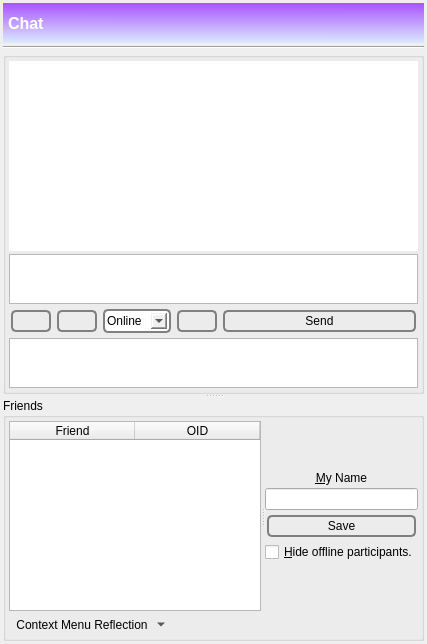
      <widget class="QWidget" name="tab_chat">
       <attribute name="icon">
        <iconset resource="../Icons/icons.qrc">
         <normaloff>:/nuvola/chat_t.png</normaloff>:/nuvola/chat_t.png</iconset>
       </attribute>
       <attribute name="title">
        <string/>
       </attribute>
       <attribute name="toolTip">
        <string>Chat</string>
       </attribute>
       <layout class="QVBoxLayout" name="verticalLayout_18">
        <property name="spacing">
         <number>3</number>
        </property>
        <property name="margin">
         <number>0</number>
        </property>
        <item>
         <widget class="QWidget" name="layouttab" native="true">
          <property name="sizePolicy">
           <sizepolicy hsizetype="Expanding" vsizetype="Expanding">
            <horstretch>0</horstretch>
            <verstretch>0</verstretch>
           </sizepolicy>
          </property>
          <layout class="QVBoxLayout" name="verticalLayout_20">
           <property name="spacing">
            <number>3</number>
           </property>
           <property name="margin">
            <number>3</number>
           </property>
           <item>
            <widget class="QLabel" name="banderole_chat">
             <property name="minimumSize">
              <size>
               <width>0</width>
               <height>40</height>
              </size>
             </property>
             <property name="font">
              <font>
               <pointsize>12</pointsize>
               <weight>75</weight>
               <bold>true</bold>
              </font>
             </property>
             <property name="autoFillBackground">
              <bool>false</bool>
             </property>
             <property name="styleSheet">
              <string notr="true">background-color: qlineargradient(spread:reflect, x1:0.023, y1:0.988636, x2:0.028, y2:0.011, stop:0 rgba(218, 232, 255, 255), stop:1 rgba(170, 85, 255, 255));

color: rgb(255, 255, 255);


</string>
             </property>
             <property name="text">
              <string>Chat</string>
             </property>
             <property name="margin">
              <number>0</number>
             </property>
             <property name="indent">
              <number>5</number>
             </property>
            </widget>
           </item>
           <item>
            <widget class="Line" name="line_7">
             <property name="orientation">
              <enum>Qt::Horizontal</enum>
             </property>
            </widget>
           </item>
           <item>
            <widget class="QSplitter" name="splitter_2">
             <property name="sizePolicy">
              <sizepolicy hsizetype="Preferred" vsizetype="Expanding">
               <horstretch>0</horstretch>
               <verstretch>0</verstretch>
              </sizepolicy>
             </property>
             <property name="orientation">
              <enum>Qt::Vertical</enum>
             </property>
             <property name="childrenCollapsible">
              <bool>false</bool>
             </property>
             <widget class="QSplitter" name="splitter">
              <property name="orientation">
               <enum>Qt::Vertical</enum>
              </property>
              <property name="childrenCollapsible">
               <bool>false</bool>
              </property>
              <widget class="QGroupBox" name="groupBox_9">
               <property name="title">
                <string/>
               </property>
               <layout class="QVBoxLayout" name="verticalLayout_12">
                <property name="spacing">
                 <number>3</number>
                </property>
                <property name="margin">
                 <number>3</number>
                </property>
                <item>
                 <widget class="QTextBrowser" name="messages">
                  <property name="autoFillBackground">
                   <bool>false</bool>
                  </property>
                  <property name="frameShape">
                   <enum>QFrame::NoFrame</enum>
                  </property>
                  <property name="tabChangesFocus">
                   <bool>true</bool>
                  </property>
                  <property name="html">
                   <string>&lt;!DOCTYPE HTML PUBLIC &quot;-//W3C//DTD HTML 4.0//EN&quot; &quot;http://www.w3.org/TR/REC-html40/strict.dtd&quot;&gt;
&lt;html&gt;&lt;head&gt;&lt;meta name=&quot;qrichtext&quot; content=&quot;1&quot; /&gt;&lt;style type=&quot;text/css&quot;&gt;
p, li { white-space: pre-wrap; }
&lt;/style&gt;&lt;/head&gt;&lt;body style=&quot; font-family:'Noto Sans'; font-size:9pt; font-weight:400; font-style:normal;&quot;&gt;
&lt;p style=&quot;-qt-paragraph-type:empty; margin-top:0px; margin-bottom:0px; margin-left:0px; margin-right:0px; -qt-block-indent:0; text-indent:0px; font-family:'MS Shell Dlg 2'; font-size:8pt;&quot;&gt;&lt;br /&gt;&lt;/p&gt;&lt;/body&gt;&lt;/html&gt;</string>
                  </property>
                 </widget>
                </item>
                <item>
                 <widget class="spoton_textedit" name="message">
                  <property name="maximumSize">
                   <size>
                    <width>16777215</width>
                    <height>50</height>
                   </size>
                  </property>
                  <property name="styleSheet">
                   <string notr="true">background-color: qlineargradient(x1: 0, y1: 0, x2: 0, y2: 1,
                                   stop: 0 #ffffc3, stop: 1 #FFFFFF);


</string>
                  </property>
                  <property name="tabChangesFocus">
                   <bool>true</bool>
                  </property>
                  <property name="acceptRichText">
                   <bool>false</bool>
                  </property>
                 </widget>
                </item>
                <item>
                 <layout class="QHBoxLayout" name="horizontalLayout_10">
                  <property name="spacing">
                   <number>2</number>
                  </property>
                  <item>
                   <widget class="QPushButton" name="clearMessages">
                    <property name="toolTip">
                     <string>Clear chat.</string>
                    </property>
                    <property name="styleSheet">
                     <string notr="true">QPushButton {
 border: 2px solid gray;
 background-color: qlineargradient(x1: 0, y1: 0, x2: 0, y2: 1,
                                   stop: 0 #E0E0E0, stop: 1 #FFFFFF);
 border-radius: 5px;
 margin: 2px;
 padding: 2px;
 }



QPushButton:hover { 
background-color: qlineargradient(x1: 0, y1: 0, x2: 0, y2: 1,
                                   stop: 0 rgb(254,229,172), stop: 1 #FFFFFF);
background-position: top center; } 

QPushButton:pressed {
     background-color: darkgrey;
     border-style: inset;
 }</string>
                    </property>
                    <property name="text">
                     <string/>
                    </property>
                    <property name="icon">
                     <iconset resource="../Icons/icons.qrc">
                      <normaloff>:/nuvola/clear.png</normaloff>:/nuvola/clear.png</iconset>
                    </property>
                    <property name="iconSize">
                     <size>
                      <width>40</width>
                      <height>40</height>
                     </size>
                    </property>
                    <property name="flat">
                     <bool>false</bool>
                    </property>
                   </widget>
                  </item>
                  <item>
                   <widget class="QPushButton" name="copyrepleo_chat">
                    <property name="toolTip">
                     <string>Copy the Chat-Repleo of the selected friend.</string>
                    </property>
                    <property name="styleSheet">
                     <string notr="true">QPushButton {
 border: 2px solid gray;
 background-color: qlineargradient(x1: 0, y1: 0, x2: 0, y2: 1,
                                   stop: 0 #E0E0E0, stop: 1 #FFFFFF);
 border-radius: 5px;
 margin: 2px;
 padding: 2px;
 }



QPushButton:hover { 
background-color: qlineargradient(x1: 0, y1: 0, x2: 0, y2: 1,
                                   stop: 0 rgb(254,229,172), stop: 1 #FFFFFF);
background-position: top center; } 

QPushButton:pressed {
     background-color: darkgrey;
     border-style: inset;
 }</string>
                    </property>
                    <property name="text">
                     <string/>
                    </property>
                    <property name="icon">
                     <iconset resource="../Icons/icons.qrc">
                      <normaloff>:/generic/repleo-chat.png</normaloff>:/generic/repleo-chat.png</iconset>
                    </property>
                    <property name="iconSize">
                     <size>
                      <width>40</width>
                      <height>40</height>
                     </size>
                    </property>
                    <property name="flat">
                     <bool>false</bool>
                    </property>
                   </widget>
                  </item>
                  <item>
                   <widget class="QComboBox" name="status">
                    <property name="toolTip">
                     <string>Set your status.</string>
                    </property>
                    <property name="styleSheet">
                     <string notr="true">QComboBox#status {
 border: 2px solid gray;
 background-color: qlineargradient(x1: 0, y1: 0, x2: 0, y2: 1,
                                   stop: 0 #E0E0E0, stop: 1 #FFFFFF);
 border-radius: 5px;
 margin: 2px;
 padding: 2px;
 
 }


QComboBox#status:hover { 
background-color: qlineargradient(x1: 0, y1: 0, x2: 0, y2: 1,
                                   stop: 0 rgb(254,229,172), stop: 1 #FFFFFF);
background-position: top center; } </string>
                    </property>
                    <property name="currentIndex">
                     <number>4</number>
                    </property>
                    <property name="maxCount">
                     <number>2100</number>
                    </property>
                    <property name="sizeAdjustPolicy">
                     <enum>QComboBox::AdjustToContents</enum>
                    </property>
                    <property name="iconSize">
                     <size>
                      <width>20</width>
                      <height>40</height>
                     </size>
                    </property>
                    <item>
                     <property name="text">
                      <string>Away</string>
                     </property>
                     <property name="icon">
                      <iconset resource="../Icons/icons.qrc">
                       <normaloff>:/nuvola/away.png</normaloff>:/nuvola/away.png</iconset>
                     </property>
                    </item>
                    <item>
                     <property name="text">
                      <string>Busy</string>
                     </property>
                     <property name="icon">
                      <iconset resource="../Icons/icons.qrc">
                       <normaloff>:/nuvola/busy.png</normaloff>:/nuvola/busy.png</iconset>
                     </property>
                    </item>
                    <item>
                     <property name="text">
                      <string>Custom</string>
                     </property>
                     <property name="icon">
                      <iconset resource="../Icons/icons.qrc">
                       <normaloff>:/nuvola/chat.png</normaloff>:/nuvola/chat.png</iconset>
                     </property>
                    </item>
                    <item>
                     <property name="text">
                      <string>Offline</string>
                     </property>
                     <property name="icon">
                      <iconset resource="../Icons/icons.qrc">
                       <normaloff>:/nuvola/offline.png</normaloff>:/nuvola/offline.png</iconset>
                     </property>
                    </item>
                    <item>
                     <property name="text">
                      <string>Online</string>
                     </property>
                     <property name="icon">
                      <iconset resource="../Icons/icons.qrc">
                       <normaloff>:/nuvola/online.png</normaloff>:/nuvola/online.png</iconset>
                     </property>
                    </item>
                   </widget>
                  </item>
                  <item>
                   <widget class="QPushButton" name="melodica">
                    <property name="toolTip">
                     <string>&lt;html&gt;&lt;head/&gt;&lt;body&gt;&lt;table border=&quot;0&quot; style=&quot; margin-top:0px; margin-bottom:0px; margin-left:0px; margin-right:0px;&quot; width=&quot;350&quot; cellspacing=&quot;2&quot; cellpadding=&quot;0&quot;&gt;&lt;tr&gt;&lt;td&gt;&lt;p&gt;MELODICA: Call Friend with new Gemini&lt;br/&gt;(&lt;span style=&quot; text-decoration: underline;&quot;&gt;M&lt;/span&gt;ulti &lt;span style=&quot; text-decoration: underline;&quot;&gt;E&lt;/span&gt;ncrypted &lt;span style=&quot; text-decoration: underline;&quot;&gt;LO&lt;/span&gt;ng &lt;span style=&quot; text-decoration: underline;&quot;&gt;DI&lt;/span&gt;stance &lt;span style=&quot; text-decoration: underline;&quot;&gt;CA&lt;/span&gt;lling).&lt;/p&gt;&lt;/td&gt;&lt;/tr&gt;&lt;tr&gt;&lt;td&gt;&lt;p&gt;(Creates for selected friend an auto-Gemini at both sides for instant perfect forward secrecy (IPFS)). It is renewed whenever you click MELODICA and not only once per online session.&lt;/p&gt;&lt;/td&gt;&lt;/tr&gt;&lt;/table&gt;&lt;/body&gt;&lt;/html&gt;</string>
                    </property>
                    <property name="styleSheet">
                     <string notr="true">QPushButton {
 border: 2px solid gray;
 background-color: qlineargradient(x1: 0, y1: 0, x2: 0, y2: 1,
                                   stop: 0 #E0E0E0, stop: 1 #FFFFFF);
 border-radius: 5px;
 margin: 2px;
 padding: 2px;
 }


QPushButton:hover { 
background-color: qlineargradient(x1: 0, y1: 0, x2: 0, y2: 1,
                                   stop: 0 rgb(254,229,172), stop: 1 #FFFFFF);
background-position: top center; } 

QPushButton:pressed {
     background-color: darkgrey;
     border-style: inset;
 }</string>
                    </property>
                    <property name="text">
                     <string/>
                    </property>
                    <property name="icon">
                     <iconset resource="../Icons/icons.qrc">
                      <normaloff>:/nuvola/melodica.png</normaloff>:/nuvola/melodica.png</iconset>
                    </property>
                    <property name="iconSize">
                     <size>
                      <width>40</width>
                      <height>40</height>
                     </size>
                    </property>
                   </widget>
                  </item>
                  <item>
                   <widget class="QPushButton" name="sendMessage">
                    <property name="sizePolicy">
                     <sizepolicy hsizetype="Expanding" vsizetype="Fixed">
                      <horstretch>0</horstretch>
                      <verstretch>0</verstretch>
                     </sizepolicy>
                    </property>
                    <property name="toolTip">
                     <string>&lt;html&gt;&lt;head/&gt;&lt;body&gt;&lt;p&gt;Send the message.&lt;/p&gt;&lt;/body&gt;&lt;/html&gt;</string>
                    </property>
                    <property name="styleSheet">
                     <string notr="true">QPushButton {
 border: 2px solid gray;
 background-color: qlineargradient(x1: 0, y1: 0, x2: 0, y2: 1,
                                   stop: 0 #E0E0E0, stop: 1 #FFFFFF);
 border-radius: 5px;
 margin: 2px;
 padding: 2px;
 }



QPushButton:hover { 
background-color: qlineargradient(x1: 0, y1: 0, x2: 0, y2: 1,
                                   stop: 0 rgb(254,229,172), stop: 1 #FFFFFF);
background-position: top center; } 

QPushButton:pressed {
     background-color: darkgrey;
     border-style: inset;
 }</string>
                    </property>
                    <property name="text">
                     <string>Send</string>
                    </property>
                    <property name="icon">
                     <iconset resource="../Icons/icons.qrc">
                      <normaloff>:/nuvola/ok.png</normaloff>:/nuvola/ok.png</iconset>
                    </property>
                    <property name="iconSize">
                     <size>
                      <width>40</width>
                      <height>40</height>
                     </size>
                    </property>
                   </widget>
                  </item>
                 </layout>
                </item>
                <item>
                 <widget class="QTextEdit" name="custom">
                  <property name="maximumSize">
                   <size>
                    <width>16777215</width>
                    <height>50</height>
                   </size>
                  </property>
                  <property name="toolTip">
                   <string>Please provide a status message.</string>
                  </property>
                  <property name="tabChangesFocus">
                   <bool>true</bool>
                  </property>
                  <property name="acceptRichText">
                   <bool>false</bool>
                  </property>
                 </widget>
                </item>
               </layout>
              </widget>
             </widget>
             <widget class="QGroupBox" name="groupBox">
              <property name="title">
               <string>Friends</string>
              </property>
              <layout class="QVBoxLayout" name="verticalLayout_11">
               <property name="spacing">
                <number>3</number>
               </property>
               <property name="margin">
                <number>3</number>
               </property>
               <item>
                <widget class="QSplitter" name="chatHorizontalSplitter">
                 <property name="orientation">
                  <enum>Qt::Horizontal</enum>
                 </property>
                 <widget class="QTableWidget" name="participants">
                  <property name="toolTip">
                   <string>Double-click a friend for a pop-up window.</string>
                  </property>
                  <property name="verticalScrollBarPolicy">
                   <enum>Qt::ScrollBarAsNeeded</enum>
                  </property>
                  <property name="horizontalScrollBarPolicy">
                   <enum>Qt::ScrollBarAlwaysOff</enum>
                  </property>
                  <property name="selectionBehavior">
                   <enum>QAbstractItemView::SelectRows</enum>
                  </property>
                  <property name="verticalScrollMode">
                   <enum>QAbstractItemView::ScrollPerPixel</enum>
                  </property>
                  <property name="horizontalScrollMode">
                   <enum>QAbstractItemView::ScrollPerPixel</enum>
                  </property>
                  <property name="showGrid">
                   <bool>true</bool>
                  </property>
                  <property name="gridStyle">
                   <enum>Qt::DotLine</enum>
                  </property>
                  <property name="sortingEnabled">
                   <bool>true</bool>
                  </property>
                  <attribute name="horizontalHeaderDefaultSectionSize">
                   <number>125</number>
                  </attribute>
                  <attribute name="horizontalHeaderMinimumSectionSize">
                   <number>125</number>
                  </attribute>
                  <attribute name="horizontalHeaderStretchLastSection">
                   <bool>true</bool>
                  </attribute>
                  <attribute name="verticalHeaderVisible">
                   <bool>false</bool>
                  </attribute>
                  <column>
                   <property name="text">
                    <string>Friend</string>
                   </property>
                  </column>
                  <column>
                   <property name="text">
                    <string>OID</string>
                   </property>
                  </column>
                  <column>
                   <property name="text">
                    <string>neighbor_oid</string>
                   </property>
                  </column>
                  <column>
                   <property name="text">
                    <string>public_key_hash</string>
                   </property>
                  </column>
                  <column>
                   <property name="text">
                    <string>Status</string>
                   </property>
                  </column>
                  <column>
                   <property name="text">
                    <string>Last Status Change</string>
                   </property>
                  </column>
                  <column>
                   <property name="text">
                    <string>Gemini</string>
                   </property>
                   <property name="toolTip">
                    <string>AES-256 Encryption Key</string>
                   </property>
                  </column>
                  <column>
                   <property name="text">
                    <string>Gemini MAC</string>
                   </property>
                   <property name="toolTip">
                    <string>SHA-512 Hash Key</string>
                   </property>
                  </column>
                 </widget>
                 <widget class="QWidget" name="layoutWidget1">
                  <layout class="QVBoxLayout" name="verticalLayout_10">
                   <property name="spacing">
                    <number>3</number>
                   </property>
                   <item>
                    <widget class="Line" name="line_17">
                     <property name="sizePolicy">
                      <sizepolicy hsizetype="Fixed" vsizetype="Expanding">
                       <horstretch>0</horstretch>
                       <verstretch>0</verstretch>
                      </sizepolicy>
                     </property>
                     <property name="lineWidth">
                      <number>0</number>
                     </property>
                     <property name="orientation">
                      <enum>Qt::Vertical</enum>
                     </property>
                    </widget>
                   </item>
                   <item>
                    <widget class="QLabel" name="label_5">
                     <property name="text">
                      <string>&amp;My Name</string>
                     </property>
                     <property name="alignment">
                      <set>Qt::AlignCenter</set>
                     </property>
                     <property name="buddy">
                      <cstring>nodeName</cstring>
                     </property>
                    </widget>
                   </item>
                   <item>
                    <widget class="QLineEdit" name="nodeName">
                     <property name="alignment">
                      <set>Qt::AlignCenter</set>
                     </property>
                    </widget>
                   </item>
                   <item>
                    <widget class="QPushButton" name="saveNodeName">
                     <property name="toolTip">
                      <string>Save my name.</string>
                     </property>
                     <property name="styleSheet">
                      <string notr="true">QPushButton {
 border: 2px solid gray;
 background-color: qlineargradient(x1: 0, y1: 0, x2: 0, y2: 1,
                                   stop: 0 #E0E0E0, stop: 1 #FFFFFF);
 border-radius: 5px;
 margin: 2px;
 padding: 2px;
 }


QPushButton:hover { 
background-color: qlineargradient(x1: 0, y1: 0, x2: 0, y2: 1,
                                   stop: 0 rgb(254,229,172), stop: 1 #FFFFFF);
background-position: top center; } 

QPushButton:pressed {
     background-color: darkgrey;
     border-style: inset;
 }
</string>
                     </property>
                     <property name="text">
                      <string>Save</string>
                     </property>
                     <property name="icon">
                      <iconset resource="../Icons/icons.qrc">
                       <normaloff>:/nuvola/ok.png</normaloff>:/nuvola/ok.png</iconset>
                     </property>
                    </widget>
                   </item>
                   <item>
                    <widget class="QCheckBox" name="hideOfflineParticipants">
                     <property name="text">
                      <string>&amp;Hide offline participants.</string>
                     </property>
                    </widget>
                   </item>
                   <item>
                    <widget class="Line" name="line_14">
                     <property name="sizePolicy">
                      <sizepolicy hsizetype="Fixed" vsizetype="Expanding">
                       <horstretch>0</horstretch>
                       <verstretch>0</verstretch>
                      </sizepolicy>
                     </property>
                     <property name="lineWidth">
                      <number>0</number>
                     </property>
                     <property name="orientation">
                      <enum>Qt::Vertical</enum>
                     </property>
                    </widget>
                   </item>
                  </layout>
                 </widget>
                </widget>
               </item>
               <item>
                <widget class="QToolButton" name="chatActionMenu">
                 <property name="toolTip">
                  <string>Right-mouse context menu as a button for tablets.</string>
                 </property>
                 <property name="styleSheet">
                  <string notr="true">QPushButton {
 border: 2px solid gray;
 background-color: qlineargradient(x1: 0, y1: 0, x2: 0, y2: 1,
                                   stop: 0 #E0E0E0, stop: 1 #FFFFFF);
 border-radius: 5px;
 margin: 2px;
 padding: 2px;
 }


QPushButton:hover { 
background-color: qlineargradient(x1: 0, y1: 0, x2: 0, y2: 1,
                                   stop: 0 rgb(254,229,172), stop: 1 #FFFFFF);
background-position: top center; } 

QPushButton:pressed {
     background-color: darkgrey;
     border-style: inset;
 }
</string>
                 </property>
                 <property name="text">
                  <string>Context Menu Reflection</string>
                 </property>
                 <property name="icon">
                  <iconset resource="../Icons/icons.qrc">
                   <normaloff>:/generic/menu.png</normaloff>:/generic/menu.png</iconset>
                 </property>
                 <property name="popupMode">
                  <enum>QToolButton::MenuButtonPopup</enum>
                 </property>
                 <property name="autoRaise">
                  <bool>true</bool>
                 </property>
                </widget>
               </item>
              </layout>
             </widget>
            </widget>
           </item>
          </layout>
         </widget>
        </item>
       </layout>
      </widget>
